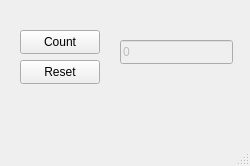
<?xml version="1.0" encoding="UTF-8"?>
<ui version="4.0">
 <class>calculator</class>
 <widget class="QMainWindow" name="calculator">
  <property name="geometry">
   <rect>
    <x>0</x>
    <y>0</y>
    <width>250</width>
    <height>166</height>
   </rect>
  </property>
  <property name="windowTitle">
   <string>calculator</string>
  </property>
  <widget class="QWidget" name="centralwidget">
   <widget class="QPushButton" name="CountButton">
    <property name="geometry">
     <rect>
      <x>20</x>
      <y>30</y>
      <width>80</width>
      <height>24</height>
     </rect>
    </property>
    <property name="text">
     <string>Count</string>
    </property>
   </widget>
   <widget class="QPushButton" name="ResetButton">
    <property name="geometry">
     <rect>
      <x>20</x>
      <y>60</y>
      <width>80</width>
      <height>24</height>
     </rect>
    </property>
    <property name="text">
     <string>Reset</string>
    </property>
   </widget>
   <widget class="QLineEdit" name="lineEdit">
    <property name="enabled">
     <bool>false</bool>
    </property>
    <property name="geometry">
     <rect>
      <x>120</x>
      <y>40</y>
      <width>113</width>
      <height>24</height>
     </rect>
    </property>
    <property name="text">
     <string>0</string>
    </property>
   </widget>
  </widget>
  <widget class="QMenuBar" name="menubar">
   <property name="geometry">
    <rect>
     <x>0</x>
     <y>0</y>
     <width>250</width>
     <height>21</height>
    </rect>
   </property>
  </widget>
  <widget class="QStatusBar" name="statusbar"/>
 </widget>
 <resources/>
 <connections/>
</ui>
